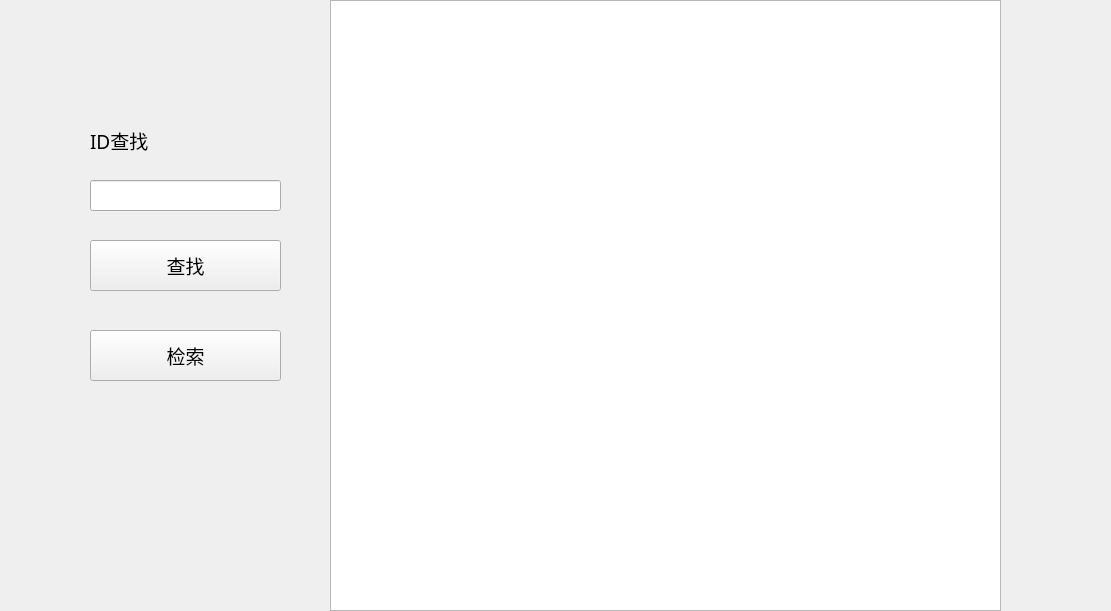
<?xml version="1.0" encoding="UTF-8"?>
<ui version="4.0">
 <class>CustomerMange</class>
 <widget class="QWidget" name="CustomerMange">
  <property name="geometry">
   <rect>
    <x>0</x>
    <y>0</y>
    <width>1111</width>
    <height>611</height>
   </rect>
  </property>
  <property name="windowTitle">
   <string>Form</string>
  </property>
  <widget class="QPushButton" name="pb_searchid">
   <property name="geometry">
    <rect>
     <x>90</x>
     <y>240</y>
     <width>191</width>
     <height>51</height>
    </rect>
   </property>
   <property name="font">
    <font>
     <family>楷体</family>
     <pointsize>14</pointsize>
    </font>
   </property>
   <property name="text">
    <string>查找</string>
   </property>
  </widget>
  <widget class="QLabel" name="label_id">
   <property name="geometry">
    <rect>
     <x>90</x>
     <y>120</y>
     <width>101</width>
     <height>41</height>
    </rect>
   </property>
   <property name="font">
    <font>
     <family>楷体</family>
     <pointsize>14</pointsize>
    </font>
   </property>
   <property name="text">
    <string>ID查找</string>
   </property>
  </widget>
  <widget class="QLineEdit" name="lineEdit_id">
   <property name="geometry">
    <rect>
     <x>90</x>
     <y>180</y>
     <width>191</width>
     <height>31</height>
    </rect>
   </property>
   <property name="font">
    <font>
     <family>楷体</family>
     <pointsize>14</pointsize>
    </font>
   </property>
  </widget>
  <widget class="QPushButton" name="pb_check">
   <property name="geometry">
    <rect>
     <x>90</x>
     <y>330</y>
     <width>191</width>
     <height>51</height>
    </rect>
   </property>
   <property name="font">
    <font>
     <family>楷体</family>
     <pointsize>14</pointsize>
    </font>
   </property>
   <property name="text">
    <string>检索</string>
   </property>
  </widget>
  <widget class="QTableWidget" name="tableWidget">
   <property name="geometry">
    <rect>
     <x>330</x>
     <y>0</y>
     <width>671</width>
     <height>611</height>
    </rect>
   </property>
  </widget>
 </widget>
 <resources/>
 <connections/>
</ui>
